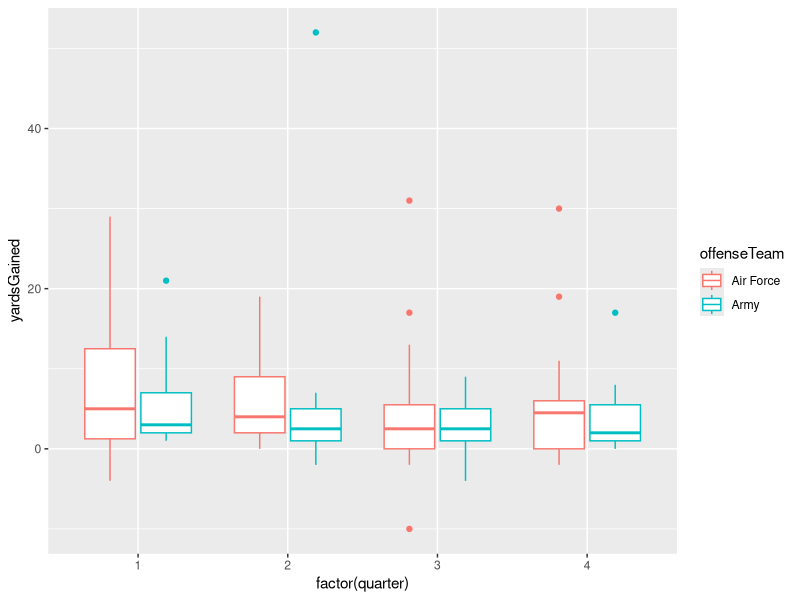
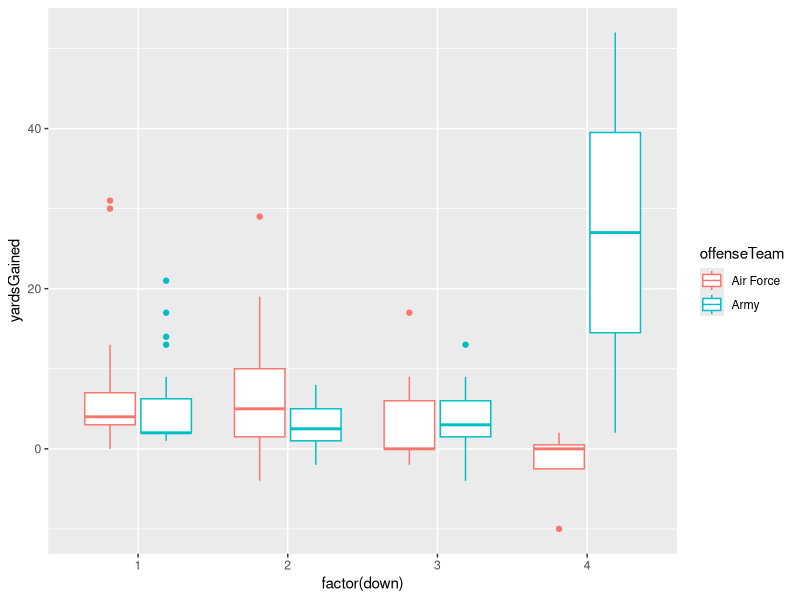
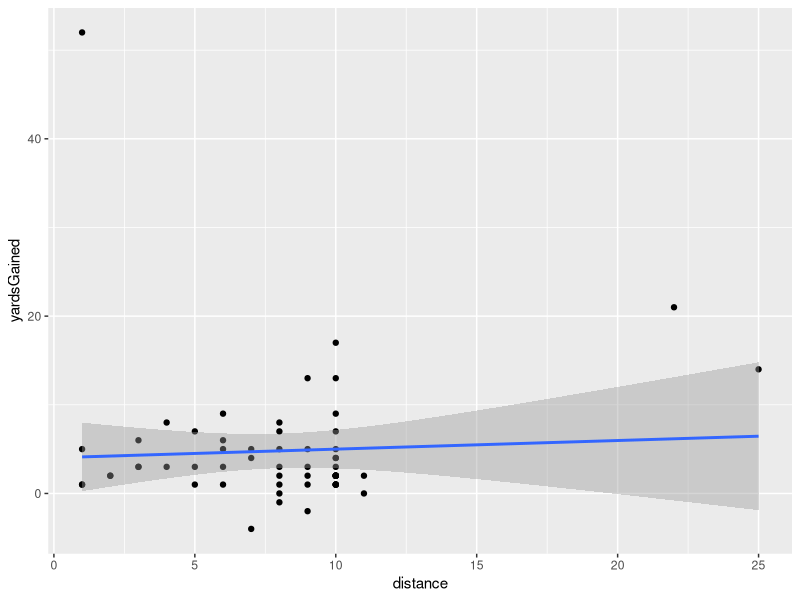
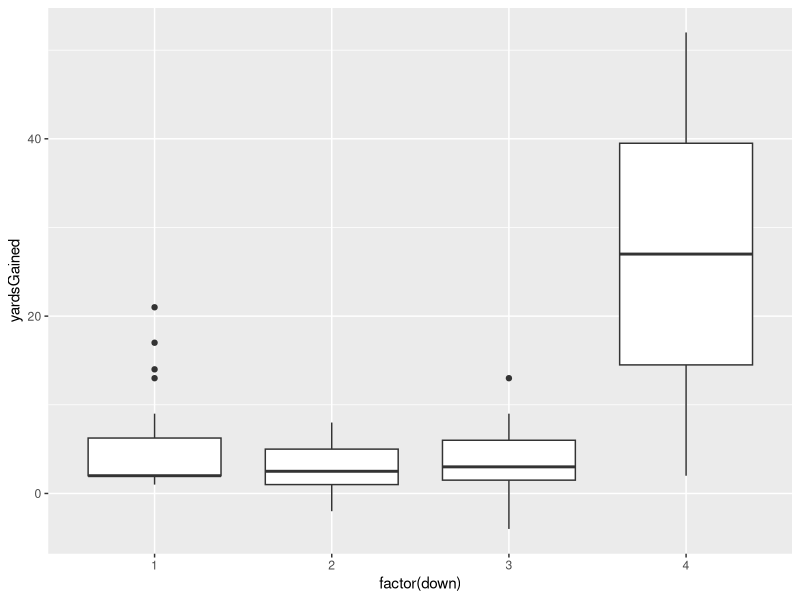

Write R code to recreate these figures, in order.
library(tidyverse)

setwd("./Downloads")
#load college football play by play for Week 10
plays <- read_csv(file = "PBP - 2018 - Week 10.csv")

#get army play by play
plays <- plays %>% filter(homeTeam == "Army")
View(plays)

# filter punts and kickoffs
unique(plays$type)
plays_RushAndPass <- plays %>% filter(type %in% 
                                        c("Rush","Pass Reception","Rushing Touchdown",
                                          "Pass Incompletion")) 
#Let's look at total yards by quarter and team
plays_RushAndPass %>% ggplot(aes(x = factor(quarter), y = yardsGained, color = offenseTeam)) +
  geom_boxplot()

plays_RushAndPass %>% ggplot(aes(x = factor(down), y = yardsGained, color = offenseTeam)) +
  geom_boxplot()


plays_RushAndPass %>% group_by(quarter, offenseTeam) %>% 
  summarise(averageYards = mean(yardsGained),
            totalYards = sum(yardsGained), 
            n = n())

plays_Army <- plays_RushAndPass %>% filter(offenseTeam == "Army") 

#-------Can we predict the number of yards Army gains?------#
#Lets start with a simple model
#Does Army gain more yards when there is father to go for 
# the first down
plays_Army %>% ggplot(aes(x = distance, y = yardsGained)) + 
  geom_point() + geom_smooth(method = "lm")

model_distance <- lm(yardsGained ~ distance, 
                 data = plays_Army)
summary(model_distance)

# Now, let's add down information
plays_Army %>% ggplot(aes(x = factor(down), y = yardsGained)) +
  geom_boxplot()

model_distance_down <- lm(yardsGained ~ distance + factor(down), 
                          data = plays_Army)
summary(model_distance_down)
